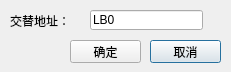
<?xml version="1.0" encoding="UTF-8"?>
<ui version="4.0">
 <class>QAlterDialog</class>
 <widget class="QDialog" name="QAlterDialog">
  <property name="geometry">
   <rect>
    <x>0</x>
    <y>0</y>
    <width>231</width>
    <height>72</height>
   </rect>
  </property>
  <property name="windowTitle">
   <string>功能—线圈交替</string>
  </property>
  <property name="modal">
   <bool>true</bool>
  </property>
  <widget class="QLabel" name="label">
   <property name="geometry">
    <rect>
     <x>10</x>
     <y>10</y>
     <width>71</width>
     <height>21</height>
    </rect>
   </property>
   <property name="text">
    <string>交替地址：</string>
   </property>
  </widget>
  <widget class="QLineEdit" name="lineEdit">
   <property name="geometry">
    <rect>
     <x>90</x>
     <y>10</y>
     <width>113</width>
     <height>20</height>
    </rect>
   </property>
   <property name="text">
    <string>LB0</string>
   </property>
  </widget>
  <widget class="QPushButton" name="pushButton_3">
   <property name="geometry">
    <rect>
     <x>150</x>
     <y>40</y>
     <width>71</width>
     <height>23</height>
    </rect>
   </property>
   <property name="text">
    <string>取消</string>
   </property>
  </widget>
  <widget class="QPushButton" name="pushButton">
   <property name="geometry">
    <rect>
     <x>204</x>
     <y>9</y>
     <width>16</width>
     <height>21</height>
    </rect>
   </property>
   <property name="focusPolicy">
    <enum>Qt::NoFocus</enum>
   </property>
   <property name="text">
    <string/>
   </property>
   <property name="icon">
    <iconset resource="../../../resourse.qrc">
     <normaloff>:/addressintput/images/address.bmp</normaloff>:/addressintput/images/address.bmp</iconset>
   </property>
   <property name="flat">
    <bool>true</bool>
   </property>
  </widget>
  <widget class="QPushButton" name="pushButton_2">
   <property name="geometry">
    <rect>
     <x>70</x>
     <y>40</y>
     <width>71</width>
     <height>23</height>
    </rect>
   </property>
   <property name="text">
    <string>确定</string>
   </property>
  </widget>
 </widget>
 <tabstops>
  <tabstop>pushButton_2</tabstop>
  <tabstop>pushButton_3</tabstop>
  <tabstop>lineEdit</tabstop>
 </tabstops>
 <resources>
  <include location="../../../resourse.qrc"/>
 </resources>
 <connections/>
</ui>
